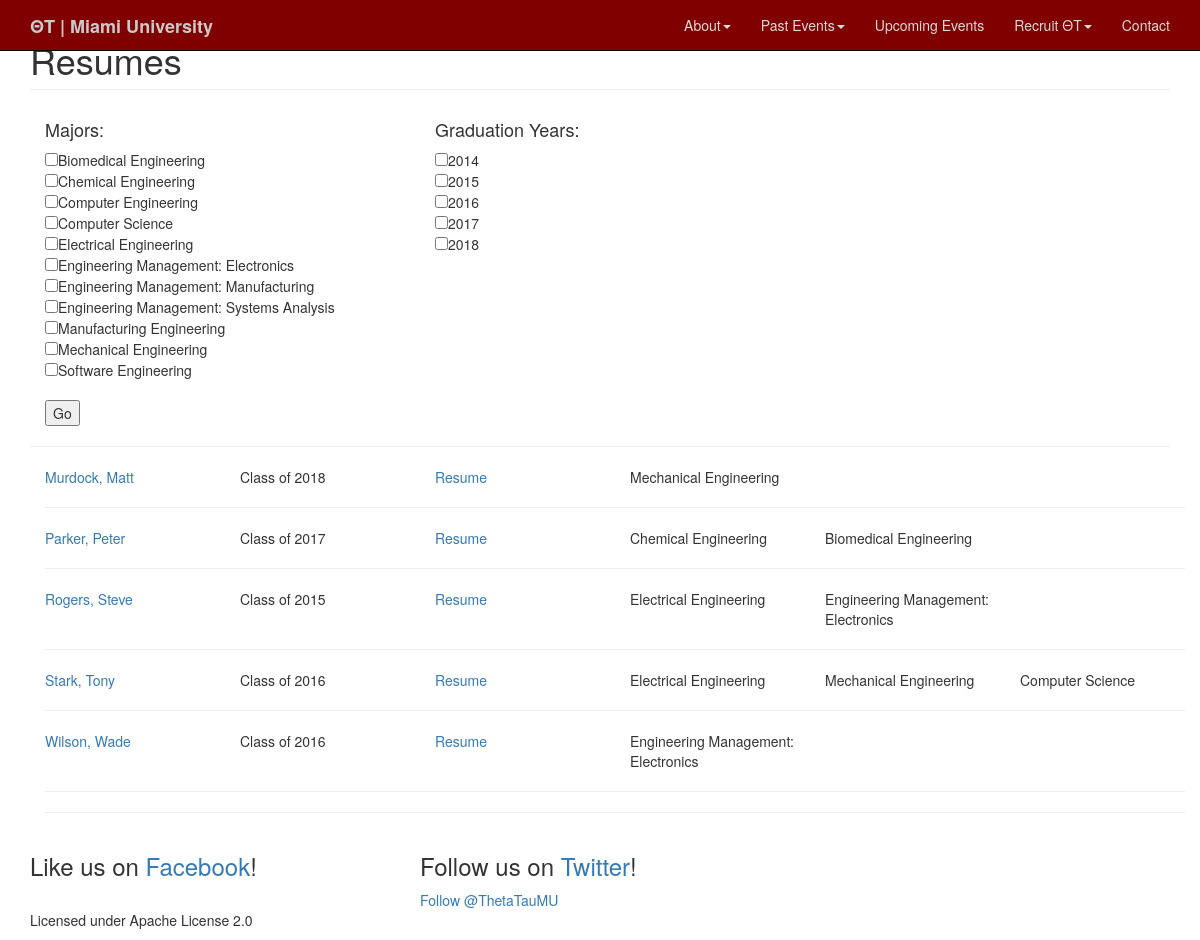
Page /info/resumes/ on the earlier database version.
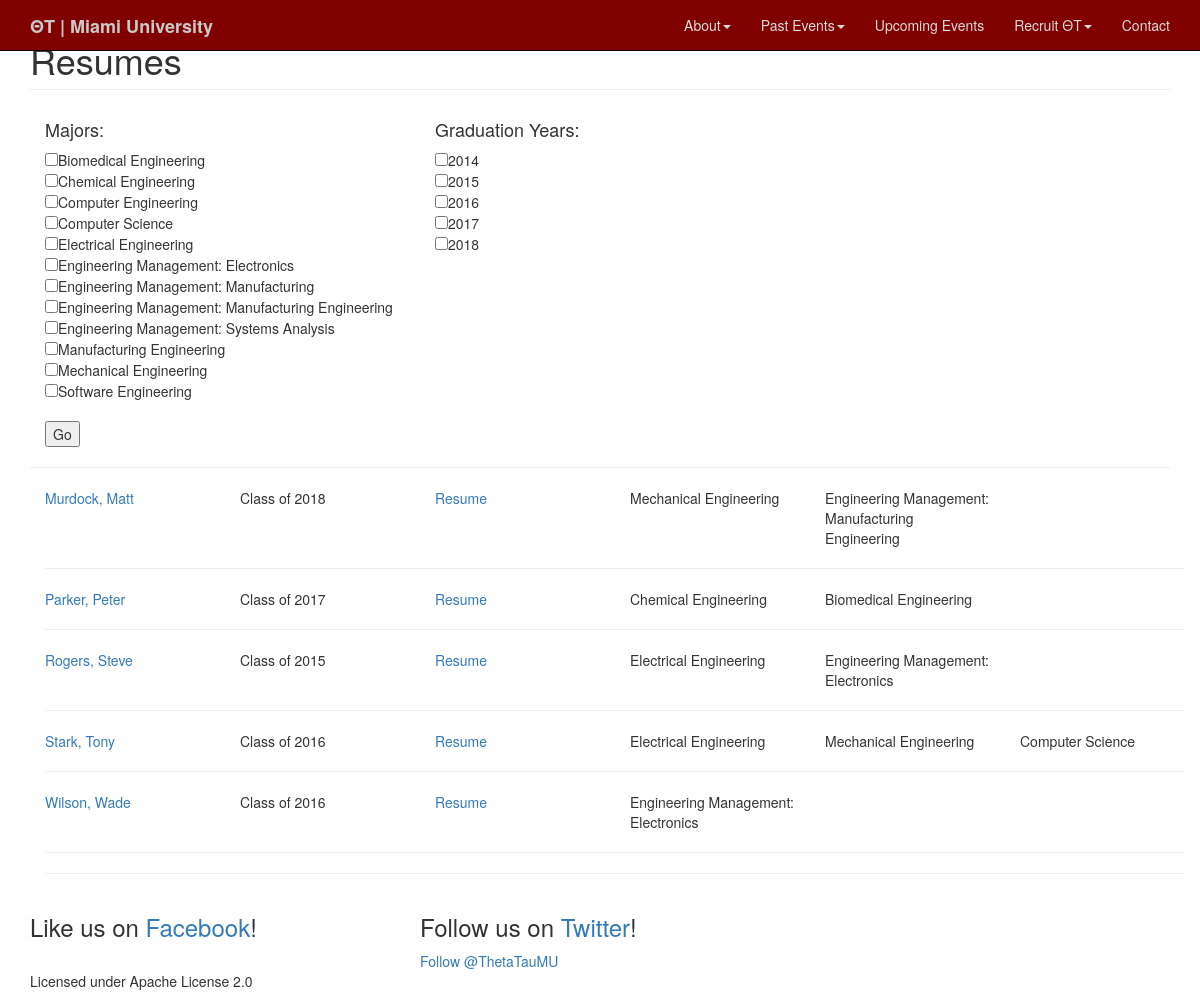
Same page on the later database version.
### info/models.py (models this page shows, shortened)
class Major(models.Model):
    department  = models.ForeignKey(Department)
    majorName   = models.CharField(max_length=50)
    def __unicode__(self):
        return self.majorName
    def __str__(self):
        return self.__unicode__()

class Brother(models.Model):
    firstName       = models.CharField(max_length=50)
    middleName      = models.CharField(max_length=50, blank=True)
    lastName        = models.CharField(max_length=50)
    pledgeClass     = models.ForeignKey(PledgeClass)
    uniqueId        = models.CharField(max_length=10)
    graduationYear  = models.CharField(max_length=4)
    isAlumni        = models.BooleanField()
    isPledge        = models.BooleanField()
    phone           = models.CharField(max_length=15, blank=True)
    picture         = models.URLField()
    resume          = models.URLField()
    address         = models.CharField(max_length=200, blank=True)
    bio             = models.CharField(max_length=500, blank=True)
    majors          = models.ManyToManyField(Major, null=True)

### info/views.py (the view)
def resumes(request):
    year = date.today().year
    years = range(year, year+5)
    grad_year_requests = request.GET.getlist('gradyear')
    major_requests = request.GET.getlist('major')
    grad_year_reqs = Q()
    for grad_year_request in grad_year_requests:
        grad_year_reqs = grad_year_reqs | Q(graduationYear=int(grad_year_request))
    major_reqs = Q()
    for major_request in major_requests:
        major_reqs = major_reqs | Q(majors__majorName=major_request)
    valid_resume_Q = ~Q(resume__startswith = 'http://google.com/')
    brothers = Brother.objects.filter(major_reqs, grad_year_reqs, valid_resume_Q).order_by('lastName', 'firstName', 'middleName').distinct()
    majors = Major.objects.all().order_by('majorName')
    c = Context({'brothers': brothers, 'majors': majors, 'years': years})
    t = loader.get_template('resume_list.html')
    return HttpResponse(t.render(c))

### info/templates/resume_list.html (shortened to what this page needs)
{% extends 'base.html' %}
{% block content %}
    <div class="container">
      <div class="row">
        <div class="col-lg-12">
          <h1 class="page-header">Resumes</h1>
        </div>
      </div>
       <div class="container">
       		<form method='GET' name='submit'>
       			<div class='row'>
        			<div class='col-lg-4'>
	       				<h4>Majors:</h4>
	       				{% for major in majors %}
	       				<input type='checkbox' name='major' value='{{ major.majorName }}'>{{ major.majorName }}<br />
	       				{% endfor %}
       				</div>
       				<div class='col-lg-4'>
       					<h4>Graduation Years:</h4>
       					{% for year in years %}
	       				<input type='checkbox' name='gradyear' value='{{ year }}'>{{ year }}<br />
	       				{% endfor %}
	       			</div>
  				</div>
  				<br />
  				<div class='row'>
  					<div class='col-lg-8'><input type='submit' value='Go' /></div>
  				</div>
       		</form>
    	</div>
    	<hr />
    	<div class='container'>
			{% for brother in brothers %}
				{% if brother.resume %}
				<div class="row">
				<div class='col-md-2'>
					<a href='/info/brother/{{ brother.id }}'>{{ brother.lastName }}, {{ brother.firstName }} {{ brother.middleName }}</a>
				</div>
				<div class='col-md-2'>
					Class of {{ brother.graduationYear }}
				</div>
				<div class='col-md-2'>
					<a href='{{ brother.resume }}'>Resume</a>
				</div>
					{% for major in brother.majors.all %}
					<div class='col-md-2'>
						{{ major }}
					</div>
					{% endfor %}
				</div>
				<hr />
				{% endif %}
			{% endfor %}
       <hr />
       </div>
    </div>
{% endblock %}

Differences in the rows shown:
added Major: majorName "Engineering Management: Manufacturing Engineering"
